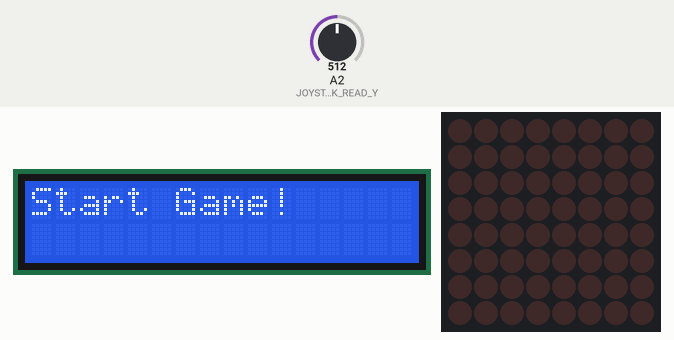
A sketch run on a simulated Arduino Uno, built with avr-gcc and run on an emulated ATmega328P. On the bench: 16×2 character LCD, 8×8 LED matrix. The inputs (shaded band) are chosen by the test bench; at power-on: A2 (JOYSTICK_READ_Y) = 512. Random numbers use the default seed unless the sketch sets one.

Above: at 1.2 s.
1.3 s: A2 (JOYSTICK_READ_Y) set to 646
2.8 s: A2 (JOYSTICK_READ_Y) set to 683
At 3.6 s:
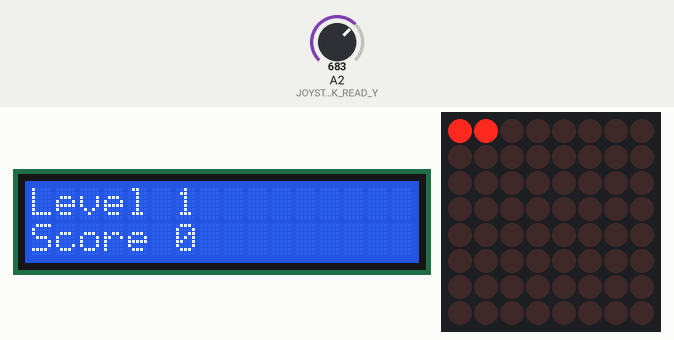
5.8 s: A2 (JOYSTICK_READ_Y) set to 511
At 6.7 s:
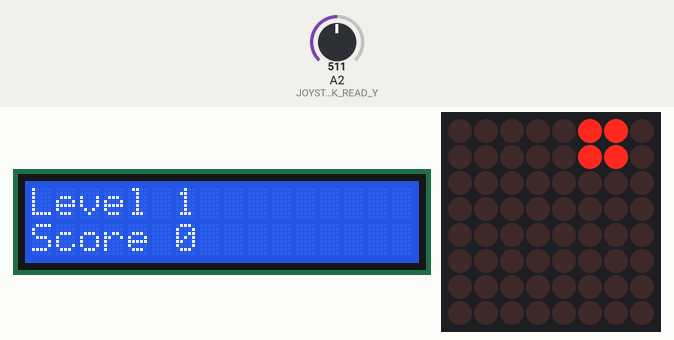
8.8 s: A2 (JOYSTICK_READ_Y) set to 371
11.8 s: A2 (JOYSTICK_READ_Y) set to 346
At 13.5 s:
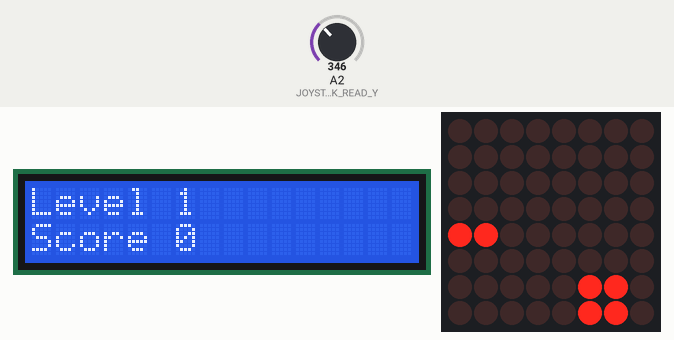
14.3 s: A2 (JOYSTICK_READ_Y) set to 716
At 18.1 s:
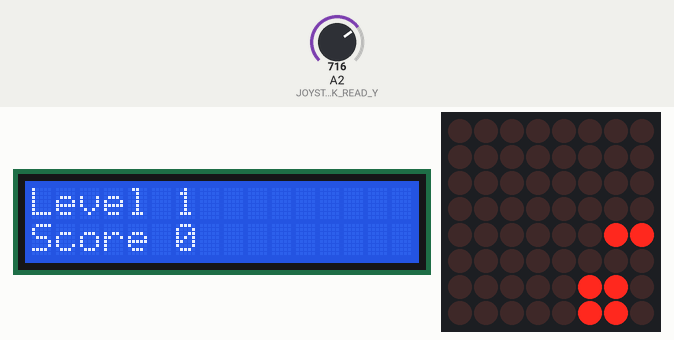
Timing chart, 0 to 18.3 s (numbered marks = the images above; inputs shaded):
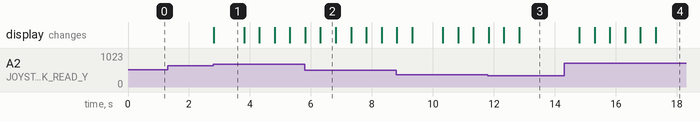

The sketch:

Tetris.ino
```cpp
#include <LedControl.h>
#include <LiquidCrystal.h>
#include <binary.h>
#include <time.h>

#define DELAY_TIME_DECREASE 0.3
#define SCORE_TARGET_INCREASE 1.2
#define CLEANED_ROWS_AT_FAIL 2
#define SCORE_LEVEL_INCREASE 0.5

LedControl lc=LedControl(12,11,10,1);
const int rs = 7, en = 6, d4 = 5, d5 = 4, d6 = 3, d7 = 2;
LiquidCrystal lcd(rs, en, d4, d5, d6, d7);

const short nrRows = 9, nrColumns = 10, MATRIX_SIZE = 8;
const int JOYSTICK_READ_X = 1, JOYSTICK_READ_Y = 2, JOYSTICK_MAX_READ = 1023;

short matrix[nrRows][nrColumns];
int nrPointsPerRow[MATRIX_SIZE];

void initMatrix() {
  for (int i = 0; i < nrRows - 1; ++i)
    for (int j = 1; j < nrColumns - 1; ++j)
      matrix[i][j] = 0;
  for (int i = 0; i < nrColumns; ++i)
    matrix[nrRows - 1][i] = -1;
  for (int i = 0; i < nrRows; ++i)
    matrix[i][0] = matrix[i][nrColumns - 1] = -1;
  for (int i = 0; i < MATRIX_SIZE; ++i) {
    nrPointsPerRow[i] = 0;
  }
}

enum MoveDirection {
  None = 0,
  Right = 1,
  Left = 2
};

enum TriangleDiagonalStyle {
  DiagonalBefore = 0,
  DiagonalAfter = 1
};

enum TrianglePointPosition {
  AboveDiagonal = 0,
  UnderDiagonal = 1
};

enum TetrisObjectType {
  PointType = 0,
  LineType = 1,
  TriangleType = 2,
  SquareType = 3
};

class Point {
private:
  int x, y;
public:
  Point(int _x = 0, int _y = 0) : x(_x), y(_y) { };
  int getX() const;

  void setX(const int _x);

  int getY() const;

  void setY(const int _y);

  static int sortFunctionDesc(const void * Point1, const void * Point2);
};

int Point::getX() const {
  return x;
}

void Point::setX(const int _x) {
  x = _x;
}

int Point::getY() const {
  return y;
}

void Point::setY(const int _y) {
  y = _y;
}

static int Point::sortFunctionDesc(const void * Point1, const void * Point2) {
    Point p1 = *(Point*)Point1;
    Point p2 = *(Point*)Point2;
    if (p1.x == p2.x)
      return p2.y - p2.y;
    return p2.x - p1.x;
}

class TetrisObject {
protected:
  int nrPoints;
  Point* points;

public:
  TetrisObject(int _nrPoints, Point* _points) : nrPoints(_nrPoints) {
    points = new Point[_nrPoints];
    for (int i = 0; i < _nrPoints; ++i) {
      points[i] = _points[i];
    }
  }

  TetrisObject(const TetrisObject &to) : nrPoints(to.nrPoints) {
    points = new Point[to.nrPoints];
    for (int i = 0; i < to.nrPoints; ++i) {
      points[i] = to.points[i];
    }
  }

  const TetrisObject& operator=(TetrisObject& to) {
    if (points)
      delete[] points;
    points = new Point[to.nrPoints];
    for (int i = 0; i < to.nrPoints; ++i) {
      points[i] = to.points[i];
    }
    nrPoints = to.nrPoints;
    return *this;
  }

  ~TetrisObject() {
    delete[] points;
  }

  int getNrPoints() const {
    return nrPoints;
  }

  void setNrPoints(const int _nrPoints) {
    nrPoints = _nrPoints;
  }

  Point* getPoints() {
    Point* _points = new Point[nrPoints];
    for (int i = 0; i < nrPoints; ++i) {
      _points[i] = points[i];
    }
    return _points;
  }

  void move(MoveDirection _direction = MoveDirection::None);
  void lightUp();
  void lightDown();
  bool isMovePossible(MoveDirection _direction = MoveDirection::None);
  bool isStopped();
  void appear();
  void dispose();
};

void TetrisObject::lightUp() {
  for (int i = 0; i < nrPoints; ++i)
    if (points[i].getX() >= 0 && points[i].getY() >= 0) {
      lc.setLed(0, points[i].getX(), points[i].getY() - 1, true);
      matrix[points[i].getX()][points[i].getY()] = 1;
    }
}

void TetrisObject::lightDown() {
  for (int i = 0; i < nrPoints; ++i)
    if (points[i].getX() >= 0 && points[i].getY() >= 0) {
      lc.setLed(0, points[i].getX(), points[i].getY() - 1, false);
      matrix[points[i].getX()][points[i].getY()] = 0;
    }
}

void TetrisObject::move(MoveDirection _direction = MoveDirection::None) {
  if (_direction == MoveDirection::None) {
    lightDown();
    for (int i = 0; i < nrPoints; ++i)
      points[i].setX(points[i].getX() + 1);
    lightUp();
  } else if (_direction == MoveDirection::Left) {
    lightDown();
    for (int i = 0; i < nrPoints; ++i)
      points[i].setY(points[i].getY() - 1);
    lightUp();
  } else {
    lightDown();
    for (int i = 0; i < nrPoints; ++i)
      points[i].setY(points[i].getY() + 1);
    lightUp();
  }
}

void TetrisObject::dispose() {
  for (int i = 0; i < nrPoints; ++i) {
    matrix[points[i].getX()][points[i].getY()] = -1;
    ++nrPointsPerRow[points[i].getX()];
  }
}

void TetrisObject::appear() {
  qsort(points, nrPoints, sizeof(Point), Point::sortFunctionDesc);
  int lastLine = points[0].getX();
  for (int i = 0; i < nrPoints; ++i) {
    int x = points[i].getX();
    int y = points[i].getY();
    if (lastLine != x) {
      break;
    }
    if (matrix[0][y] != -1) {
      lc.setLed(0, 0, y - 1, true);
      matrix[0][y] = 1;
    }
  }
}

bool TetrisObject::isMovePossible(MoveDirection _direction = MoveDirection::None) {
  if (_direction == MoveDirection::None) {
    for (int i = 0; i < nrPoints; ++i) {
      if (matrix[points[i].getX() + 1][points[i].getY()] == -1)
        return false;
    }
    return true;
  } else if (_direction == MoveDirection::Left) {
    for (int i = 0; i < nrPoints; ++i) {
      if (points[i].getY() <= 1 || matrix[points[i].getX()][points[i].getY() - 1] == -1)
        return false;
    }
    return true;
  } else if (_direction == MoveDirection::Right) {
    for (int i = 0; i < nrPoints; ++i) {
      if (points[i].getY() == nrColumns - 2 || matrix[points[i].getX()][points[i].getY() + 1] == -1)
        return false;
    }
    return true;
  }
}

bool TetrisObject::isStopped() {
  return !isMovePossible(MoveDirection::None);
}

class PointObject : public TetrisObject {
public:
  PointObject(Point point)
    : TetrisObject(1, &point) { };

  PointObject(const PointObject &to) : TetrisObject(to) { };
};

class LineObject : public TetrisObject {
public:
  LineObject(Point* point)
    : TetrisObject(2, point) { };

  LineObject(const LineObject &to) : TetrisObject(to) { };
};

class TriangleObject : public TetrisObject {
public:
  TriangleObject(Point* point)
    : TetrisObject(3, point) { };

  TriangleObject(const TriangleObject &to) : TetrisObject(to) { };
};

class SquareObject : public TetrisObject {
public:
  SquareObject(Point* point)
    : TetrisObject(4, point) { };

  SquareObject(const SquareObject &to) : TetrisObject(to) { };
};

int getDirectionFromJoyStick() {
  double y = (double)analogRead(JOYSTICK_READ_Y) / JOYSTICK_MAX_READ;
  if (y > 0.65)
    return MoveDirection::Right;
  if (y < 0.35)
    return MoveDirection::Left;
  return MoveDirection::None;
}

class TetrisObjectBuilder {
private:
  static TetrisObjectBuilder* builder;
  TetrisObjectBuilder() { };
public:

  ~TetrisObjectBuilder() {
    delete builder;
    builder = NULL;
  };

  TetrisObject* createPointObject(int column);
  TetrisObject* createLineObject(int column);
  TetrisObject* createTriangleObject(int column, TriangleDiagonalStyle diagonalStyle = TriangleDiagonalStyle::DiagonalAfter,
                                     TrianglePointPosition pointPosition = TrianglePointPosition::AboveDiagonal);
  TetrisObject* createSquareObject(int column);
  static TetrisObjectBuilder& getBuilder();
  TetrisObject* createRandomTetrisObject();
};

TetrisObjectBuilder* TetrisObjectBuilder::builder = NULL;

TetrisObjectBuilder& TetrisObjectBuilder::getBuilder() {
  if (!builder)
    builder = new TetrisObjectBuilder();
  return *builder;
}

TetrisObject* TetrisObjectBuilder::createPointObject(int column) {
  Point p(0, column);
  TetrisObject* po = new PointObject(p);
  return po;
}

TetrisObject* TetrisObjectBuilder::createLineObject(int column) {
  Point* points = new Point[2] { Point(0, column), Point(0, column + 1) };
  TetrisObject* lo = new LineObject(points);
  delete[] points;
  return lo;
}

TetrisObject* TetrisObjectBuilder::createTriangleObject(int column,
                                                        TriangleDiagonalStyle diagonalStyle = TriangleDiagonalStyle::DiagonalAfter,
                                                        TrianglePointPosition pointPosition = TrianglePointPosition::AboveDiagonal) {
  Point* points = new Point[3];
  points[0] = Point(-1, column);
  short _position = pointPosition == TrianglePointPosition::AboveDiagonal ? -1 : 0;
  if (diagonalStyle == TriangleDiagonalStyle::DiagonalAfter) {
    points[1] = Point(0, column + 1);
    points[2] = Point(_position, column - _position);
  } else {
    points[1] = Point(0, column - 1);
    points[2] = Point(_position, column + _position);
  }
  TetrisObject* to = new TriangleObject(points);
  delete[] points;
  return to;
}

TetrisObject* TetrisObjectBuilder::createSquareObject(int column) {
  Point* points = new Point[4];
  points[0].setX(-1);
  points[0].setY(column);
  points[1].setX(-1);
  points[1].setY(column + 1);
  points[2].setX(0);
  points[2].setY(column);
  points[3].setX(0);
  points[3].setY(column + 1);
  TetrisObject* so = new SquareObject(points);
  delete[] points;
  return so;
}

TetrisObject* TetrisObjectBuilder::createRandomTetrisObject() {
  short tetrisObjectType = random(4);
  switch (tetrisObjectType) {
    case TetrisObjectType::PointType:
      return createPointObject(random(1, 8));
    case TetrisObjectType::LineType:
      srand(time(NULL));
      return createLineObject(random(1, 7));
    case TetrisObjectType::TriangleType:
      {
        short diagonalPosition = random(2);
        short pointPosition = random(2);
        int column;
        if (diagonalPosition)
          column = random(1, 7);
        else
          column = random(2, 8);
        return createTriangleObject(column, diagonalPosition, pointPosition);
      }
    default:
      return createSquareObject(random(1, 8));
  }
}

class LevelManager {
private:
  int currentLevel;
  int scoreTarget, levelScore;
  int delayTime;
public:
  LevelManager(int _currentLevel = 1, int _scoreTarget = 150, int _delayTime = 500, int _levelScore = 50)
    : currentLevel(_currentLevel), scoreTarget(_scoreTarget), delayTime(_delayTime), levelScore(_levelScore) { };

  int getCurrentLevel() const {
    return currentLevel;
  }

  int getScoreTarget() const {
    return scoreTarget;
  }

  int getDelayTime() const {
    return delayTime;
  }

  int getLevelScore() const {
    return levelScore;
  }

  void nextLevel() {
    ++currentLevel;
    delayTime -= DELAY_TIME_DECREASE * delayTime;
    scoreTarget += SCORE_TARGET_INCREASE * scoreTarget;
    levelScore += SCORE_LEVEL_INCREASE * levelScore;
    lcd.setCursor(0, 0);
    lcd.print("Level ");
    lcd.print(getCurrentLevel());
  }

  void reset() {
    currentLevel = 1;
    scoreTarget = 150;
    delayTime = 500;
    levelScore = 50;
  }
};

class Player {
private:
  int remainingLives;
  int score;
public:
  Player(int _remainingLives = 3, int _score = 0) : remainingLives(_remainingLives), score(score) { };

  void setRemainingLives(const int lives) {
    remainingLives = lives;
  }

  int getRemainingLives() const {
    return remainingLives;
  }

  void setScore(const int _score) {
    score = _score;
  }

  int getScore() const {
    return score;
  }

  void increaseScore(const int amount);
  void decreaseScore(const int amount);
  void decreaseRemainingLives();
  void increaseRemainingLives();
  void reinit();
};

void Player::increaseScore(const int amount) {
  score += amount;
  lcd.setCursor(0, 1);
  lcd.print("Score ");
  lcd.print(getScore());
}

void Player::decreaseScore(const int amount) {
  score -= amount;
  lcd.setCursor(0, 1);
  lcd.print("Score ");
  lcd.print(getScore());
}

void Player::increaseRemainingLives() {
  ++remainingLives;
}

void Player::decreaseRemainingLives() {
  --remainingLives;
}

void Player::reinit() {
  score = 0;
  remainingLives = 3;
}

class TetrisGameManager {
private:
  static TetrisGameManager* instance;
  TetrisObjectBuilder* tetrisObjectBuilder;
  LevelManager* levelManager;
  Player* player;
  bool gameStarted;

  TetrisGameManager() {
    tetrisObjectBuilder = &TetrisObjectBuilder::getBuilder();
    levelManager = new LevelManager();
    player = new Player();
    gameStarted = false;
  };

  void getMatrixDown(int row);
  void endGame();

public:
  static TetrisGameManager& getManager();

  ~TetrisGameManager() {
    delete instance;
    delete levelManager;
    delete tetrisObjectBuilder;
    delete player;
    instance = NULL;
  }

  void loopGame();
  void startGame();
  bool isGameStarted();
  bool isFullColumn();
  int getFullRow();
  void clearRowInMatrix(int row);
  void removeLife();
};

int TetrisGameManager::getFullRow() {
  for (int i = 0; i < MATRIX_SIZE; ++i)
    if (nrPointsPerRow[i] == MATRIX_SIZE)
      return i;
  return -1;
}

bool TetrisGameManager::isFullColumn() {
  for (int i = 0; i < MATRIX_SIZE; ++i)
    if (matrix[0][i + 1] == -1)
      return true;
  return false;
}

void TetrisGameManager::clearRowInMatrix(int row) {
  lc.setRow(0, row, B00000000);
  delay(levelManager->getDelayTime() / 2);
  lc.setRow(0, row, B11111111);
  delay(levelManager->getDelayTime() / 2);
  lc.setRow(0, row, B00000000);
  getMatrixDown(row);
}

void TetrisGameManager::getMatrixDown(int row) {
  if (row == 0)
    return;
  for (int i = row - 1; i >= 0; --i) {
    for (int j = 0; j < MATRIX_SIZE; ++j) {
      if (matrix[i][j + 1])
        lc.setLed(0, i + 1, j, true);
      else
        lc.setLed(0, i + 1, j, false);
      matrix[i + 1][j + 1] = matrix[i][j + 1];
      nrPointsPerRow[i + 1] = nrPointsPerRow[i];
    }
  }
  for (int i = 0; i < MATRIX_SIZE; ++i) {
    matrix[0][i + 1] = 0;
  }
  lc.setRow(0, 0, B00000000);
  nrPointsPerRow[0] = 0;
}

void TetrisGameManager::removeLife() {
  if (player->getRemainingLives() == 0)
    endGame();
  else {
    player->decreaseRemainingLives();
    for (int i = 0; i < CLEANED_ROWS_AT_FAIL; ++i)
      clearRowInMatrix(MATRIX_SIZE - 1);
  }
}

bool TetrisGameManager::isGameStarted() {
  return gameStarted;
}

void TetrisGameManager::startGame() {
  gameStarted = true;
  randomSeed(time(NULL));
  lcd.clear();
  lcd.setCursor(0, 0);
  lcd.print("Level ");
  lcd.print(levelManager->getCurrentLevel());
  lcd.setCursor(0, 1);
  lcd.print("Score ");
  lcd.print(player->getScore());
}

void TetrisGameManager::endGame() {
  gameStarted = false;
  for (int i = 0; i < MATRIX_SIZE; ++i)
    lc.setRow(0, i, B00000000);
  initMatrix();
  player->reinit();
  levelManager->reset();
  lcd.clear();
  lcd.print("Start Game!");
}

void TetrisGameManager::loopGame() {
  TetrisObject* to = tetrisObjectBuilder->createRandomTetrisObject();
  to->appear();
  delay(levelManager->getDelayTime());
  while (!to->isStopped()) {
    MoveDirection _direction = getDirectionFromJoyStick();
    if (to->isMovePossible(_direction) && !to->isStopped()) {
      delay(levelManager->getDelayTime());
      to->move(_direction);
    }
  }
  to->dispose();
  delete to;
  int fullRow = getFullRow();
  if (fullRow != -1) {
    player->increaseScore(levelManager->getLevelScore());
    if (player->getScore() >= levelManager->getScoreTarget())
      levelManager->nextLevel();
    clearRowInMatrix(fullRow);
  }
  if (isFullColumn())
    removeLife();
}

TetrisGameManager* TetrisGameManager::instance = NULL;

TetrisGameManager& TetrisGameManager::getManager() {
  if (instance == NULL)
    instance = new TetrisGameManager;
  return *instance;
}

TetrisGameManager* manager;

void setup() {
  // put your setup code here, to run once:
  //set a medium brightness for the Leds
  lc.shutdown(0,false);// turn off power saving, enables display
  lc.setIntensity(0,8);// sets brightness (0~15 possible values)
  lc.clearDisplay(0);
  initMatrix();
  manager = &TetrisGameManager::getManager();
  lcd.begin(16, 2);
  lcd.clear();
  lcd.print("Start Game!");
}

void loop() {
  if (manager->isGameStarted())
    manager->loopGame();
  MoveDirection _direction = getDirectionFromJoyStick();
  if (_direction != MoveDirection::None && !manager->isGameStarted())
    manager->startGame();
}
```

Measured:
- the behaviour switches between 664 and 665 on A2 (JOYSTICK_READ_Y) (found by bisection; images 0 and 1)
- the behaviour switches between 359 and 358 on A2 (JOYSTICK_READ_Y) (found by bisection; images 2 and 3)
- after the input at 1.3 s, every drawn part: stays the same
- after the input at 2.8 s, the display: first changes at once (image 1 shows a later state)
- after the input at 14.3 s, the display: first changes after 0.50 s (image 4 shows a later state)
- what the display in image 1 shows lasts 1.0 s, from 2.8 s to 3.8 s
- what the display in image 2 shows lasts 0.5 s, from 6.3 s to 6.8 s
